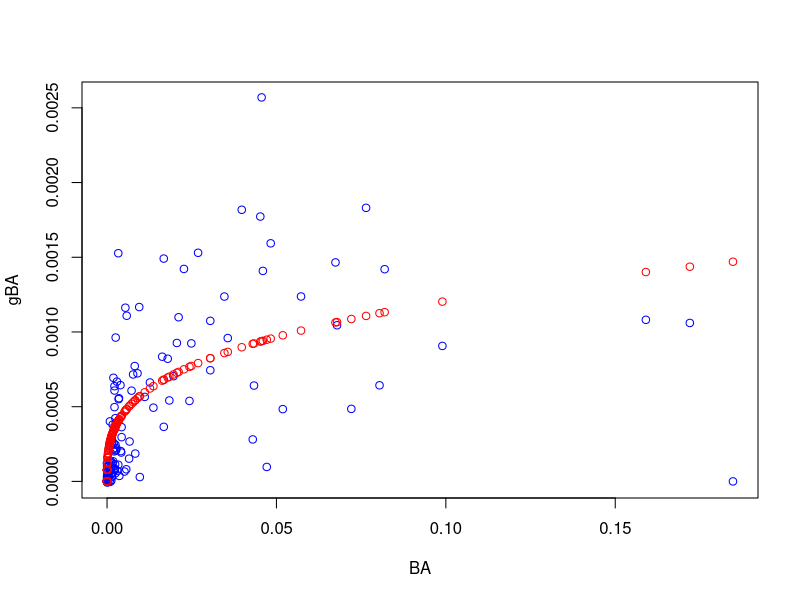

Recreate this plot in R.
### model.R --- 
## Filename: model.R
## Description: 
## Author: Noah Peart
## Created: Sun May  3 17:33:51 2015 (-0400)
## Last-Updated: Sun May  3 22:39:43 2015 (-0400)
##           By: Noah Peart
######################################################################

dat <- read.csv("p4.csv")
mod <- nls(gBA ~ a * BA**b, start=list(a=1, b=.3), data=dat)

with(dat, plot(BA, gBA, col="blue"))
points(dat$BA, predict(mod), col="red")

fit <- lm(dat$gBA ~ dat$BA)
